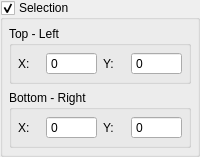
          <widget class="QGroupBox" name="selGroupBox">
           <property name="sizePolicy">
            <sizepolicy hsizetype="Preferred" vsizetype="Preferred">
             <horstretch>0</horstretch>
             <verstretch>0</verstretch>
            </sizepolicy>
           </property>
           <property name="minimumSize">
            <size>
             <width>180</width>
             <height>120</height>
            </size>
           </property>
           <property name="title">
            <string>Selection</string>
           </property>
           <property name="checkable">
            <bool>true</bool>
           </property>
           <layout class="QVBoxLayout" name="verticalLayout_9">
            <property name="leftMargin">
             <number>6</number>
            </property>
            <property name="topMargin">
             <number>6</number>
            </property>
            <property name="rightMargin">
             <number>6</number>
            </property>
            <property name="bottomMargin">
             <number>6</number>
            </property>
            <item>
             <widget class="QGroupBox" name="groupBox_3">
              <property name="title">
               <string>Top - Left</string>
              </property>
              <layout class="QHBoxLayout" name="horizontalLayout_10">
               <property name="leftMargin">
                <number>6</number>
               </property>
               <property name="topMargin">
                <number>6</number>
               </property>
               <property name="rightMargin">
                <number>6</number>
               </property>
               <property name="bottomMargin">
                <number>6</number>
               </property>
               <item>
                <widget class="QLabel" name="label_11">
                 <property name="text">
                  <string>X:</string>
                 </property>
                </widget>
               </item>
               <item>
                <widget class="QSpinBox" name="selLeft">
                 <property name="layoutDirection">
                  <enum>Qt::LeftToRight</enum>
                 </property>
                 <property name="buttonSymbols">
                  <enum>QAbstractSpinBox::NoButtons</enum>
                 </property>
                 <property name="maximum">
                  <number>999999999</number>
                 </property>
                 <property name="value">
                  <number>0</number>
                 </property>
                </widget>
               </item>
               <item>
                <widget class="QLabel" name="label_13">
                 <property name="text">
                  <string>Y:</string>
                 </property>
                </widget>
               </item>
               <item>
                <widget class="QSpinBox" name="selTop">
                 <property name="layoutDirection">
                  <enum>Qt::LeftToRight</enum>
                 </property>
                 <property name="buttonSymbols">
                  <enum>QAbstractSpinBox::NoButtons</enum>
                 </property>
                 <property name="maximum">
                  <number>999999999</number>
                 </property>
                 <property name="value">
                  <number>0</number>
                 </property>
                </widget>
               </item>
              </layout>
             </widget>
            </item>
            <item>
             <widget class="QGroupBox" name="groupBox_4">
              <property name="title">
               <string>Bottom - Right</string>
              </property>
              <layout class="QHBoxLayout" name="horizontalLayout_11">
               <property name="leftMargin">
                <number>6</number>
               </property>
               <property name="topMargin">
                <number>6</number>
               </property>
               <property name="rightMargin">
                <number>6</number>
               </property>
               <property name="bottomMargin">
                <number>6</number>
               </property>
               <item>
                <widget class="QLabel" name="label_12">
                 <property name="text">
                  <string>X:</string>
                 </property>
                </widget>
               </item>
               <item>
                <widget class="QSpinBox" name="selRight">
                 <property name="layoutDirection">
                  <enum>Qt::LeftToRight</enum>
                 </property>
                 <property name="buttonSymbols">
                  <enum>QAbstractSpinBox::NoButtons</enum>
                 </property>
                 <property name="maximum">
                  <number>999999999</number>
                 </property>
                 <property name="value">
                  <number>0</number>
                 </property>
                </widget>
               </item>
               <item>
                <widget class="QLabel" name="label_14">
                 <property name="text">
                  <string>Y:</string>
                 </property>
                </widget>
               </item>
               <item>
                <widget class="QSpinBox" name="selBottom">
                 <property name="layoutDirection">
                  <enum>Qt::LeftToRight</enum>
                 </property>
                 <property name="buttonSymbols">
                  <enum>QAbstractSpinBox::NoButtons</enum>
                 </property>
                 <property name="maximum">
                  <number>999999999</number>
                 </property>
                 <property name="value">
                  <number>0</number>
                 </property>
                </widget>
               </item>
              </layout>
             </widget>
            </item>
           </layout>
          </widget>
